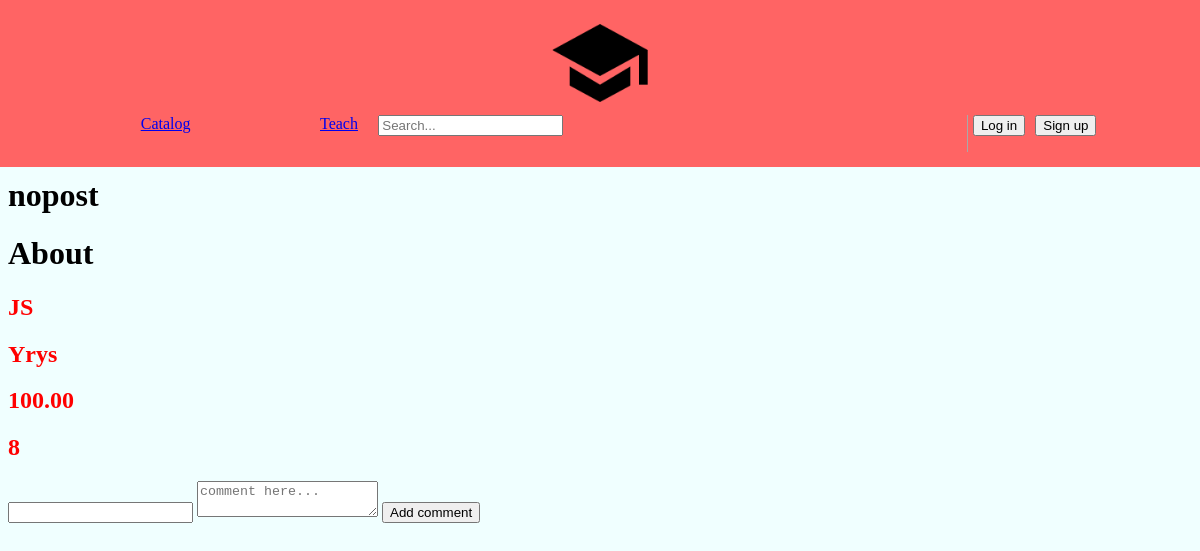
Before: /8/addcmnt with the older database file.
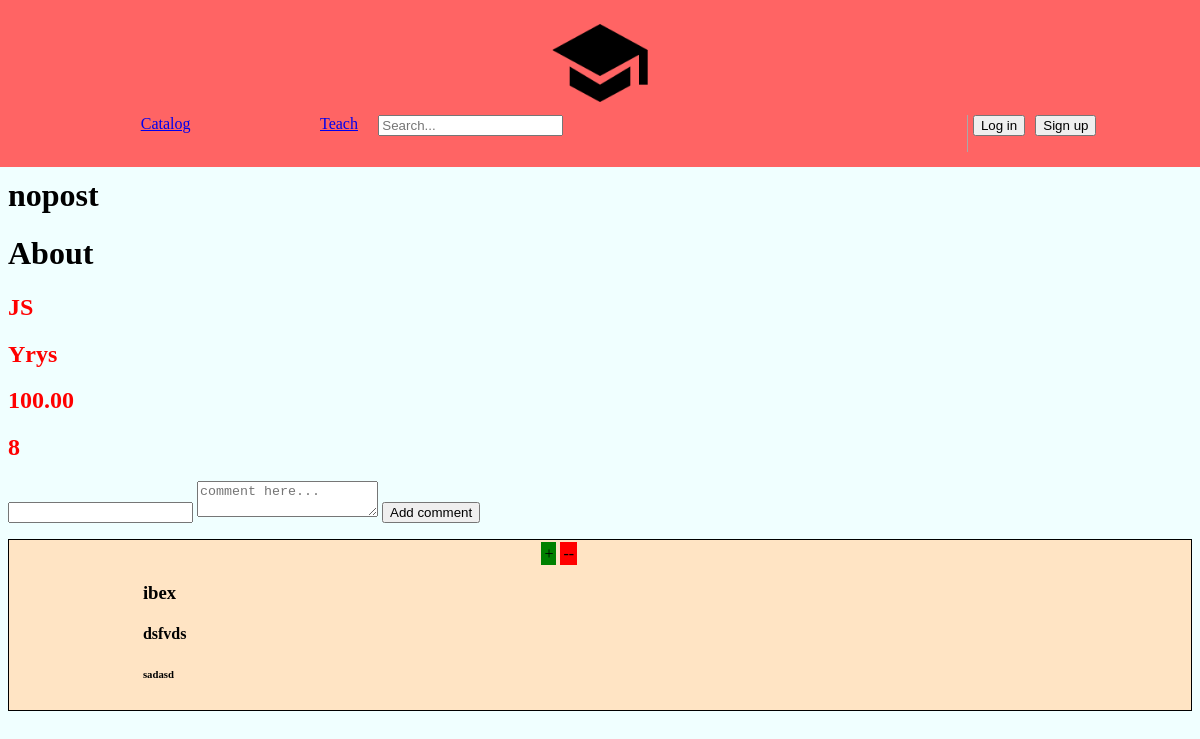
After: the same page with the newer database file.
### main/models.py (models this page shows, shortened)
class Comment(models.Model):
   author = models.CharField(max_length=64)
   course_id = models.IntegerField(null=False)
   post = models.CharField(max_length=64)
   text = models.TextField(max_length=1024)
   date = models.DateTimeField(auto_now_add=True)
   anonymous = models.BooleanField(default=False)
   liked = models.ManyToManyField(User)
   dis = models.ManyToManyField(User , related_name='dislike')

### main/views.py (the view)
# urls.py: path('<int:courseid>/addcmnt', views.addCom , name='addcmnt'),
def addCom(request,courseid):
    if request.method== 'POST':
        cmnt = request.POST['com']
        c = Course.objects.all().get(pk=courseid)
        name = c.coursename
        teacher = c.teacher
        price = c.price
        comment = Comment.objects.filter(
            Q(course_id=c.pk)
        )
        if not request.user.is_authenticated:
            return render(request, 'main/About.html', {
                'request':request,
                'name': name,
                'teacher': teacher,
                'id': price,
                'crsid': courseid,
                'comments': comment,
                'msg': 'You not logged in'
            })
        else:
            com = Comment()
            com.author = request.user.username
            com.course_id = courseid
            com.post = request.POST['post']
            com.text = cmnt
            com.date = timezone.now()
            anon = request.POST.get('anon', False)
            com.anonymous = anon
            com.save()
            return render(request, 'main/About.html', {
                'name': name,
                'teacher': teacher,
                'id': price,
                'crsid': courseid,
                'comments': comment,
            })
    else:
        c = Course.objects.all().get(pk=courseid)
        name = c.coursename
        teacher = c.teacher
        price = c.price
        comment = Comment.objects.filter(
            Q(course_id=c.pk)
        )
        return render(request, 'main/About.html', {
            'name': name,
            'teacher': teacher,
            'id': price,
            'comments': comment,
            'crsid': courseid,
            'msg':'nopost'
        })

### main/templates/main/About.html (shortened to what this page needs)
{% load static %}
{% include 'main/header.html' %}
<html lang="en">
<head>
        <link rel="stylesheet" type="text/css" href="{% static 'main/about.css' %}">
</head>
<body>
<h1>{{ msg }}</h1>
<h1>About</h1>
<div class="course">
    <h2>{{ name }}</h2>
    <h2>{{ teacher }}</h2>
    <h2>{{ id }}</h2>
    <h2>{{ crsid }}</h2>
<form method="post" action="{% url 'addcmnt' courseid=crsid%}">
        <div class="comm">
        <input type="text" name="post">
        <textarea placeholder="comment here..." name="com"></textarea>
        <a><button type="submit">Add comment</button></a>
        </div>
    </form>
</body>
        <div>{% for c in comments %}
        <ul class="comment">
         <div style="margin-left: 45%">
            <a style="background-color: green; width: 50px ; padding: 3px">+</a>
            <a style="background-color: red; width: 50px;padding: 3px;">--</a>
        </div>
            <li>
                <h3>{{  c.author }}</h3>
                <h4>{{ c.post }}</h4>
                <h6>{{ c.text }}</h6>
            </li>
        </ul>
    {% endfor %}
    </div>
</html>

Changed rows visible on the page:
added Comment: author "ibex", post "dsfvds", text "sadasd"
